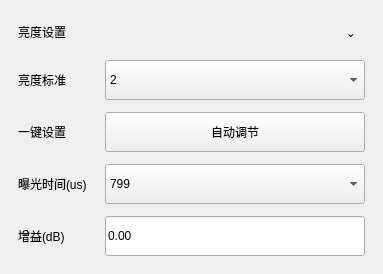
                  <widget class="QFrame" name="allBrightnessCard">
                   <property name="frameShape">
                    <enum>QFrame::NoFrame</enum>
                   </property>
                   <property name="card" stdset="0">
                    <bool>true</bool>
                   </property>
                   <layout class="QVBoxLayout" name="verticalLayout_allBrightnessCard">
                    <property name="spacing">
                     <number>14</number>
                    </property>
                    <property name="leftMargin">
                     <number>18</number>
                    </property>
                    <property name="topMargin">
                     <number>18</number>
                    </property>
                    <property name="rightMargin">
                     <number>18</number>
                    </property>
                    <property name="bottomMargin">
                     <number>18</number>
                    </property>
                    <item>
                     <widget class="QFrame" name="allBrightnessCardHeaderFrame">
                      <property name="frameShape">
                       <enum>QFrame::NoFrame</enum>
                      </property>
                      <layout class="QHBoxLayout" name="horizontalLayout_allBrightnessCardHeader">
                       <property name="spacing">
                        <number>0</number>
                       </property>
                       <property name="leftMargin">
                        <number>0</number>
                       </property>
                       <property name="topMargin">
                        <number>0</number>
                       </property>
                       <property name="rightMargin">
                        <number>0</number>
                       </property>
                       <property name="bottomMargin">
                        <number>0</number>
                       </property>
                       <item>
                        <widget class="QLabel" name="allBrightnessCardTitleLabel">
                         <property name="text">
                          <string>亮度设置</string>
                         </property>
                         <property name="cardTitle" stdset="0">
                          <bool>true</bool>
                         </property>
                        </widget>
                       </item>
                       <item>
                        <spacer name="horizontalSpacer_allBrightnessCardHeader">
                         <property name="orientation">
                          <enum>Qt::Horizontal</enum>
                         </property>
                         <property name="sizeHint" stdset="0">
                          <size>
                           <width>40</width>
                           <height>20</height>
                          </size>
                         </property>
                        </spacer>
                       </item>
                       <item>
                        <widget class="QToolButton" name="allBrightnessCardCollapseButton">
                         <property name="minimumSize">
                          <size>
                           <width>28</width>
                           <height>28</height>
                          </size>
                         </property>
                         <property name="text">
                          <string>⌄</string>
                         </property>
                         <property name="autoRaise">
                          <bool>true</bool>
                         </property>
                        </widget>
                       </item>
                      </layout>
                     </widget>
                    </item>
                    <item>
                     <widget class="QFrame" name="allBrightnessFormFrame">
                      <property name="frameShape">
                       <enum>QFrame::NoFrame</enum>
                      </property>
                      <layout class="QGridLayout" name="gridLayout_allBrightness">
                       <property name="leftMargin">
                        <number>0</number>
                       </property>
                       <property name="topMargin">
                        <number>0</number>
                       </property>
                       <property name="rightMargin">
                        <number>0</number>
                       </property>
                       <property name="bottomMargin">
                        <number>0</number>
                       </property>
                       <property name="horizontalSpacing">
                        <number>18</number>
                       </property>
                       <property name="verticalSpacing">
                        <number>12</number>
                       </property>
                       <item row="0" column="0">
                        <widget class="QLabel" name="brightnessStandardLabel">
                         <property name="text">
                          <string>亮度标准</string>
                         </property>
                         <property name="formLabel" stdset="0">
                          <bool>true</bool>
                         </property>
                        </widget>
                       </item>
                       <item row="0" column="1">
                        <widget class="QComboBox" name="brightnessStandardComboBox">
                         <property name="minimumSize">
                          <size>
                           <width>260</width>
                           <height>40</height>
                          </size>
                         </property>
                         <item>
                          <property name="text">
                           <string>2</string>
                          </property>
                         </item>
                        </widget>
                       </item>
                       <item row="1" column="0">
                        <widget class="QLabel" name="allAutoAdjustLabel">
                         <property name="text">
                          <string>一键设置</string>
                         </property>
                         <property name="formLabel" stdset="0">
                          <bool>true</bool>
                         </property>
                        </widget>
                       </item>
                       <item row="1" column="1">
                        <widget class="QPushButton" name="allAutoAdjustButton">
                         <property name="minimumSize">
                          <size>
                           <width>260</width>
                           <height>40</height>
                          </size>
                         </property>
                         <property name="text">
                          <string>自动调节</string>
                         </property>
                         <property name="softButton" stdset="0">
                          <bool>true</bool>
                         </property>
                        </widget>
                       </item>
                       <item row="2" column="0">
                        <widget class="QLabel" name="exposureTimeLabel">
                         <property name="text">
                          <string>曝光时间(us)</string>
                         </property>
                         <property name="formLabel" stdset="0">
                          <bool>true</bool>
                         </property>
                        </widget>
                       </item>
                       <item row="2" column="1">
                        <widget class="QComboBox" name="exposureTimeComboBox">
                         <property name="minimumSize">
                          <size>
                           <width>260</width>
                           <height>40</height>
                          </size>
                         </property>
                         <item>
                          <property name="text">
                           <string>799</string>
                          </property>
                         </item>
                        </widget>
                       </item>
                       <item row="3" column="0">
                        <widget class="QLabel" name="gainLabel">
                         <property name="text">
                          <string>增益(dB)</string>
                         </property>
                         <property name="formLabel" stdset="0">
                          <bool>true</bool>
                         </property>
                        </widget>
                       </item>
                       <item row="3" column="1">
                        <widget class="QLineEdit" name="gainLineEdit">
                         <property name="minimumSize">
                          <size>
                           <width>260</width>
                           <height>40</height>
                          </size>
                         </property>
                         <property name="text">
                          <string>0.00</string>
                         </property>
                        </widget>
                       </item>
                      </layout>
                     </widget>
                    </item>
                   </layout>
                  </widget>
